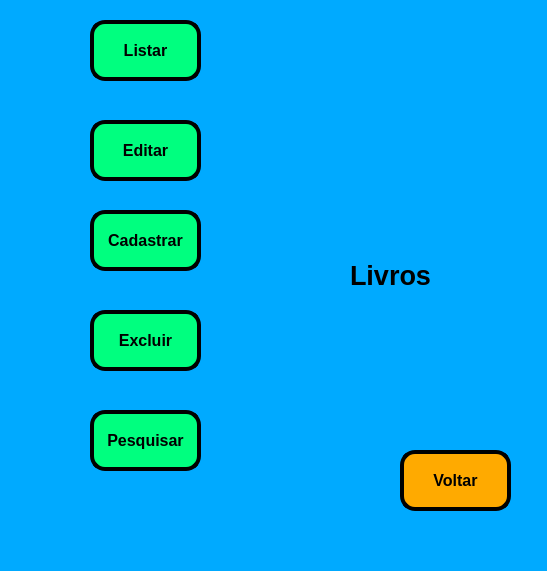
<?xml version="1.0" encoding="UTF-8"?>
<ui version="4.0">
 <class>MainWindow</class>
 <widget class="QMainWindow" name="MainWindow">
  <property name="geometry">
   <rect>
    <x>0</x>
    <y>0</y>
    <width>547</width>
    <height>571</height>
   </rect>
  </property>
  <property name="windowTitle">
   <string>Livros</string>
  </property>
  <property name="styleSheet">
   <string notr="true">background-color: rgb(0, 170, 255);</string>
  </property>
  <widget class="QWidget" name="centralwidget">
   <widget class="QLabel" name="label_5">
    <property name="geometry">
     <rect>
      <x>350</x>
      <y>180</y>
      <width>111</width>
      <height>91</height>
     </rect>
    </property>
    <property name="text">
     <string/>
    </property>
    <property name="pixmap">
     <pixmap>livros-dispostos-verticalmente.png</pixmap>
    </property>
    <property name="scaledContents">
     <bool>true</bool>
    </property>
   </widget>
   <widget class="QPushButton" name="pushButton_4">
    <property name="geometry">
     <rect>
      <x>90</x>
      <y>120</y>
      <width>111</width>
      <height>61</height>
     </rect>
    </property>
    <property name="font">
     <font>
      <pointsize>12</pointsize>
      <weight>75</weight>
      <bold>true</bold>
     </font>
    </property>
    <property name="styleSheet">
     <string notr="true">background-color: rgb(0, 255, 127);
border-radius: 15px;
border-style: outset;
border-width: 4px;
border-color: black;</string>
    </property>
    <property name="text">
     <string>Editar</string>
    </property>
   </widget>
   <widget class="QLabel" name="label">
    <property name="geometry">
     <rect>
      <x>20</x>
      <y>30</y>
      <width>51</width>
      <height>41</height>
     </rect>
    </property>
    <property name="text">
     <string/>
    </property>
    <property name="pixmap">
     <pixmap>lista-de-tarefas.png</pixmap>
    </property>
    <property name="scaledContents">
     <bool>true</bool>
    </property>
   </widget>
   <widget class="QLabel" name="label_4">
    <property name="geometry">
     <rect>
      <x>30</x>
      <y>420</y>
      <width>51</width>
      <height>41</height>
     </rect>
    </property>
    <property name="text">
     <string/>
    </property>
    <property name="pixmap">
     <pixmap>pesquisa-de-pesquisa.png</pixmap>
    </property>
    <property name="scaledContents">
     <bool>true</bool>
    </property>
   </widget>
   <widget class="QLabel" name="label_3">
    <property name="geometry">
     <rect>
      <x>20</x>
      <y>320</y>
      <width>51</width>
      <height>41</height>
     </rect>
    </property>
    <property name="text">
     <string/>
    </property>
    <property name="pixmap">
     <pixmap>excluir.png</pixmap>
    </property>
    <property name="scaledContents">
     <bool>true</bool>
    </property>
   </widget>
   <widget class="QPushButton" name="pushButton_6">
    <property name="geometry">
     <rect>
      <x>90</x>
      <y>310</y>
      <width>111</width>
      <height>61</height>
     </rect>
    </property>
    <property name="font">
     <font>
      <pointsize>12</pointsize>
      <weight>75</weight>
      <bold>true</bold>
     </font>
    </property>
    <property name="styleSheet">
     <string notr="true">background-color: rgb(0, 255, 127);
border-radius: 15px;
border-style: outset;
border-width: 4px;
border-color: black;</string>
    </property>
    <property name="text">
     <string>Excluir</string>
    </property>
   </widget>
   <widget class="QLabel" name="label_2">
    <property name="geometry">
     <rect>
      <x>20</x>
      <y>130</y>
      <width>51</width>
      <height>41</height>
     </rect>
    </property>
    <property name="text">
     <string/>
    </property>
    <property name="pixmap">
     <pixmap>editar-texto.png</pixmap>
    </property>
    <property name="scaledContents">
     <bool>true</bool>
    </property>
   </widget>
   <widget class="QLabel" name="label_6">
    <property name="geometry">
     <rect>
      <x>20</x>
      <y>220</y>
      <width>51</width>
      <height>41</height>
     </rect>
    </property>
    <property name="text">
     <string/>
    </property>
    <property name="pixmap">
     <pixmap>cadastro.png</pixmap>
    </property>
    <property name="scaledContents">
     <bool>true</bool>
    </property>
   </widget>
   <widget class="QPushButton" name="pushButton_5">
    <property name="geometry">
     <rect>
      <x>90</x>
      <y>410</y>
      <width>111</width>
      <height>61</height>
     </rect>
    </property>
    <property name="font">
     <font>
      <pointsize>12</pointsize>
      <weight>75</weight>
      <bold>true</bold>
     </font>
    </property>
    <property name="styleSheet">
     <string notr="true">background-color: rgb(0, 255, 127);
border-radius: 15px;
border-style: outset;
border-width: 4px;
border-color: black;</string>
    </property>
    <property name="text">
     <string>Pesquisar</string>
    </property>
   </widget>
   <widget class="QPushButton" name="pushButton_2">
    <property name="geometry">
     <rect>
      <x>90</x>
      <y>20</y>
      <width>111</width>
      <height>61</height>
     </rect>
    </property>
    <property name="font">
     <font>
      <pointsize>12</pointsize>
      <weight>75</weight>
      <bold>true</bold>
     </font>
    </property>
    <property name="styleSheet">
     <string notr="true">background-color: rgb(0, 255, 127);
border-radius: 15px;
border-style: outset;
border-width: 4px;
border-color: black;</string>
    </property>
    <property name="text">
     <string>Listar</string>
    </property>
   </widget>
   <widget class="QPushButton" name="pushButton_3">
    <property name="geometry">
     <rect>
      <x>90</x>
      <y>210</y>
      <width>111</width>
      <height>61</height>
     </rect>
    </property>
    <property name="font">
     <font>
      <pointsize>12</pointsize>
      <weight>75</weight>
      <bold>true</bold>
     </font>
    </property>
    <property name="styleSheet">
     <string notr="true">background-color: rgb(0, 255, 127);
border-radius: 15px;
border-style: outset;
border-width: 4px;
border-color: black;</string>
    </property>
    <property name="text">
     <string>Cadastrar</string>
    </property>
   </widget>
   <widget class="QPushButton" name="pushButton_7">
    <property name="geometry">
     <rect>
      <x>400</x>
      <y>450</y>
      <width>111</width>
      <height>61</height>
     </rect>
    </property>
    <property name="font">
     <font>
      <pointsize>12</pointsize>
      <weight>75</weight>
      <bold>true</bold>
     </font>
    </property>
    <property name="styleSheet">
     <string notr="true">background-color: rgb(255, 170, 0);
border-radius: 15px;
border-style: outset;
border-width: 4px;
border-color: black;</string>
    </property>
    <property name="text">
     <string>Voltar</string>
    </property>
    <property name="icon">
     <iconset>
      <normaloff>voltar.png</normaloff>voltar.png</iconset>
    </property>
   </widget>
   <widget class="QLabel" name="label_7">
    <property name="geometry">
     <rect>
      <x>350</x>
      <y>260</y>
      <width>121</width>
      <height>31</height>
     </rect>
    </property>
    <property name="font">
     <font>
      <pointsize>20</pointsize>
      <weight>75</weight>
      <bold>true</bold>
     </font>
    </property>
    <property name="text">
     <string>Livros</string>
    </property>
   </widget>
  </widget>
  <widget class="QMenuBar" name="menubar">
   <property name="geometry">
    <rect>
     <x>0</x>
     <y>0</y>
     <width>547</width>
     <height>26</height>
    </rect>
   </property>
  </widget>
  <widget class="QStatusBar" name="statusbar"/>
 </widget>
 <resources/>
 <connections/>
</ui>
